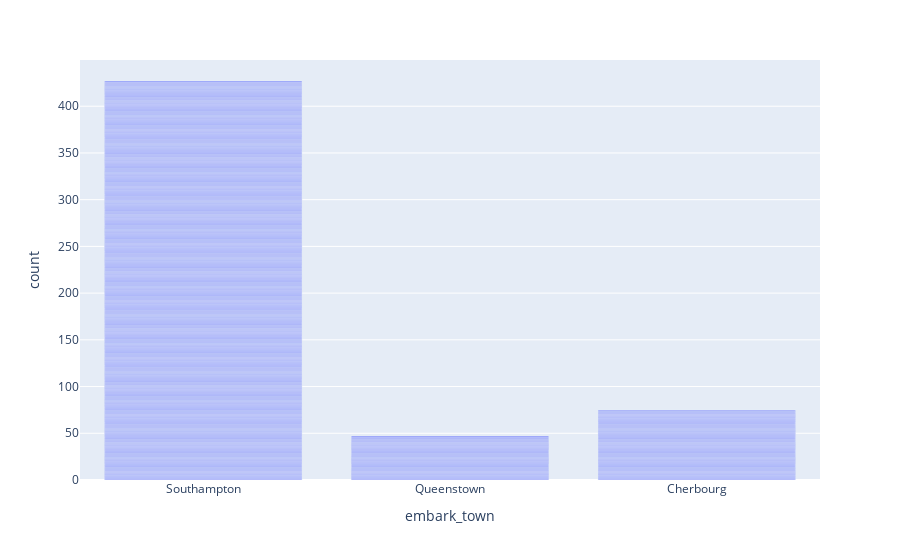

This figure's notebook cell:
### Code cell
px.bar(df[df.survived == 0], x='embark_town' )

### Figure 1 — Plotly figure (JSON) as saved in the notebook; plotly's stock layout.template omitted (floating-point values rounded to 4 significant figures; data arrays with more than 128 entries replaced by an {"elided": "..."} marker saying what was removed)
{"data": [{"alignmentgroup": "True", "hovertemplate": "embark_town=%{x}<br>count=%{y}<extra></extra>", "legendgroup": "", "marker": {"color": "#636efa", "pattern": {"shape": ""}}, "name": "", "offsetgroup": "", "orientation": "v", "showlegend": false, "textposition": "auto", "type": "bar", "x": {"elided": "549 str values"}, "xaxis": "x", "y": {"elided": "549 int values"}, "yaxis": "y"}], "layout": {"barmode": "relative", "legend": {"tracegroupgap": 0}, "margin": {"t": 60}, "xaxis": {"anchor": "y", "domain": [0, 1], "title": {"text": "embark_town"}}, "yaxis": {"anchor": "x", "domain": [0, 1], "title": {"text": "count"}}}}
